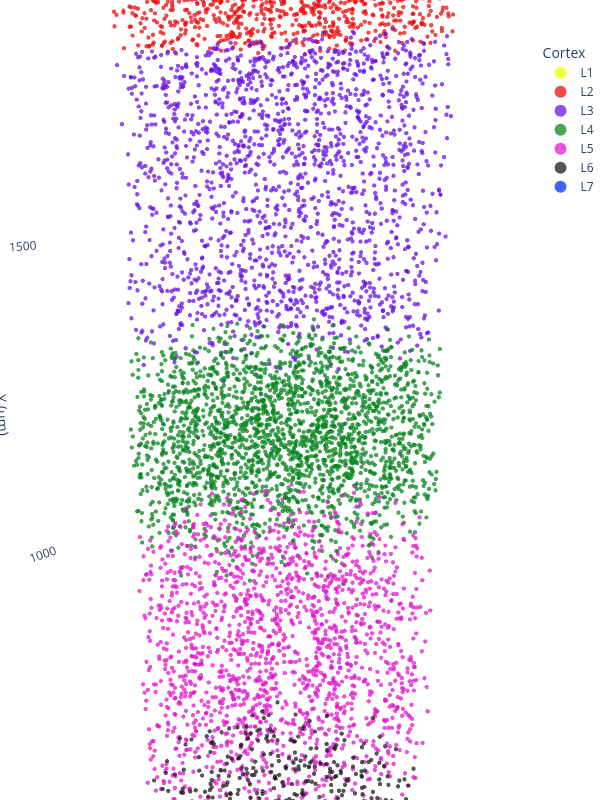

Here is the notebook cell this chart was saved with:
### Code cell
import numpy as np
import pandas as pd
import plotly.graph_objects as go

df_plot = ind_cell_df_cylinder

fig = go.Figure()

cores_por_layer = {
    1: "#EEFF00",  
    2: "#ee0d0d",
    3: "#6b13e7",
    4: "#0B8622",  
    5: "#e01acf",  
    6: "#1e1c1e",  
    7: "#002fff",  
}

for layer in range(1,8):
    df_layer = df_plot[df_plot['layer'] == layer]
    
    if len(df_layer) == 0:
        continue
        
    cor_fixa = cores_por_layer[layer]
    nome_anat = "L"+str(layer)

    fig.add_trace(go.Scatter3d(
        x=df_layer['z_n'], 
        y=df_layer['x_n'], 
        z=df_layer['y_n'],
        mode='markers',
        marker=dict(size=2.5, color=cor_fixa, opacity=0.75),
        name=nome_anat # Nome que aparecerá na legenda
    ))

camera_diagonal_com_zoom = dict(
    up=dict(x=0, y=0, z=1),       
    center=dict(x=0, y=0, z=0),   
    eye=dict(x=1.12, y=-1.26, z=0.42)  
)

eixo_limpo = dict(
    showbackground=False, 
    showgrid=False,       
    zeroline=False,       
    showline=False        
)

fig.update_layout(
    title='', 
    scene=dict(
        xaxis_title='Z (µm)',
        yaxis_title='X (µm)',
        zaxis_title='Y (µm)',
        aspectmode='data',
        xaxis=eixo_limpo,
        yaxis=eixo_limpo, 
        zaxis=eixo_limpo
    ),
    scene_camera=camera_diagonal_com_zoom, 
    width=600,
    height=800,
    margin=dict(l=0, r=0, b=0, t=0), 
    showlegend=True,
    legend=dict(
        itemsizing='constant', # Garante que as bolinhas de cor na legenda fiquem bem visíveis
        title="Cortex",
        x=0.95, y=0.95 # Posição da legenda
    ),
    paper_bgcolor='white',
    plot_bgcolor='white'
)

# =====================================================================
# fig.write_image("cortex_visao_diagonal_zoom.png", width=1920, height=1080, scale=2)
# print(" Imagem limpa salva com sucesso: 'cortex_visao_diagonal_zoom.png'")

fig.show()

### Figure 1 — Plotly figure (JSON) as saved in the notebook; plotly's stock layout.template omitted (floating-point values rounded to 4 significant figures; data arrays with more than 128 entries replaced by an {"elided": "..."} marker saying what was removed)
{"data": [{"marker": {"color": "#EEFF00", "opacity": 0.75, "size": 2.5}, "mode": "markers", "name": "L1", "type": "scatter3d", "x": {"elided": "465 float values"}, "y": {"elided": "465 float values"}, "z": {"elided": "465 float values"}}, {"marker": {"color": "#ee0d0d", "opacity": 0.75, "size": 2.5}, "mode": "markers", "name": "L2", "type": "scatter3d", "x": {"elided": "3096 float values"}, "y": {"elided": "3096 float values"}, "z": {"elided": "3096 float values"}}, {"marker": {"color": "#6b13e7", "opacity": 0.75, "size": 2.5}, "mode": "markers", "name": "L3", "type": "scatter3d", "x": {"elided": "1719 float values"}, "y": {"elided": "1719 float values"}, "z": {"elided": "1719 float values"}}, {"marker": {"color": "#0B8622", "opacity": 0.75, "size": 2.5}, "mode": "markers", "name": "L4", "type": "scatter3d", "x": {"elided": "2270 float values"}, "y": {"elided": "2270 float values"}, "z": {"elided": "2270 float values"}}, {"marker": {"color": "#e01acf", "opacity": 0.75, "size": 2.5}, "mode": "markers", "name": "L5", "type": "scatter3d", "x": {"elided": "1743 float values"}, "y": {"elided": "1743 float values"}, "z": {"elided": "1743 float values"}}, {"marker": {"color": "#1e1c1e", "opacity": 0.75, "size": 2.5}, "mode": "markers", "name": "L6", "type": "scatter3d", "x": {"elided": "790 float values"}, "y": {"elided": "790 float values"}, "z": {"elided": "790 float values"}}, {"marker": {"color": "#002fff", "opacity": 0.75, "size": 2.5}, "mode": "markers", "name": "L7", "type": "scatter3d", "x": {"elided": "450 float values"}, "y": {"elided": "450 float values"}, "z": {"elided": "450 float values"}}], "layout": {"height": 800, "legend": {"itemsizing": "constant", "title": {"text": "Cortex"}, "x": 0.95, "y": 0.95}, "margin": {"b": 0, "l": 0, "r": 0, "t": 0}, "paper_bgcolor": "white", "plot_bgcolor": "white", "scene": {"aspectmode": "data", "camera": {"center": {"x": 0, "y": 0, "z": 0}, "eye": {"x": 1.12, "y": -1.26, "z": 0.42}, "up": {"x": 0, "y": 0, "z": 1}}, "xaxis": {"showbackground": false, "showgrid": false, "showline": false, "title": {"text": "Z (µm)"}, "zeroline": false}, "yaxis": {"showbackground": false, "showgrid": false, "showline": false, "title": {"text": "X (µm)"}, "zeroline": false}, "zaxis": {"showbackground": false, "showgrid": false, "showline": false, "title": {"text": "Y (µm)"}, "zeroline": false}}, "showlegend": true, "title": {"text": ""}, "width": 600}}
